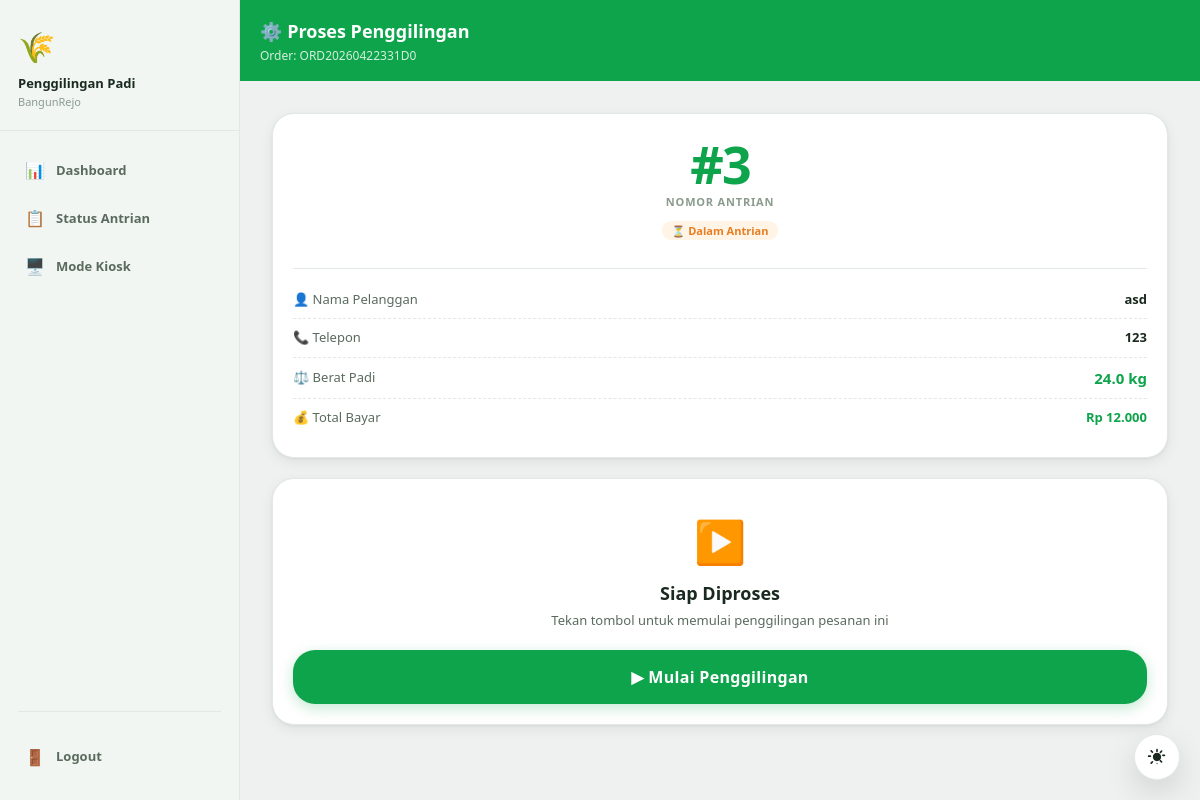
/proses_penggilingan.php?id=13 (signed in), run on the app's committed database.
### tables this page shows
CREATE TABLE pesanan (
        id                  INTEGER PRIMARY KEY AUTOINCREMENT,
        order_id            TEXT UNIQUE NOT NULL,
        nomor_antrian       INTEGER NOT NULL,
        nama_pelanggan      TEXT NOT NULL,
        nomor_telepon       TEXT NOT NULL,
        berat_padi          REAL NOT NULL DEFAULT 0,
        harga_per_kg        REAL NOT NULL DEFAULT 500,
        total_bayar         REAL NOT NULL DEFAULT 0,
        metode_bayar        TEXT DEFAULT 'cash',
        status              TEXT DEFAULT 'antrian',
        hasil_beras         REAL DEFAULT 0,
        hasil_dedak         REAL DEFAULT 0,
        estimasi_selesai    TEXT DEFAULT '',
        estimasi_menit      INTEGER DEFAULT 0,
        waktu_pesan         DATETIME DEFAULT CURRENT_TIMESTAMP,
        waktu_proses        DATETIME,
        waktu_selesai       DATETIME,
        waktu_diambil       DATETIME
    );

### proses_penggilingan.php (the view, shortened to what this page needs)
<?php
$db      = getDB();
$id      = intval($_GET['id'] ?? 0);
$pesanan = $db->query("SELECT * FROM pesanan WHERE id = $id")->fetch(PDO::FETCH_ASSOC);
?>
<!DOCTYPE html>
<html lang="id">
<head>
    <link rel="stylesheet" href="css/base.css">
    <link rel="stylesheet" href="css/proses_penggilingan.css">
</head>
<body>
<div class="app-wrapper layout-sidebar">
    <nav class="sidebar">
        <div class="sidebar-brand">
            <div class="sidebar-logo">🌾</div>
            <div class="sidebar-name">Penggilingan Padi</div>
            <div class="sidebar-sub">BangunRejo</div>
        </div>
        <div class="sidebar-nav">
            <a href="operator.php" class="sidebar-link ">
                <span class="sidebar-icon">📊</span> Dashboard
            </a>
            <a href="status_antrian.php" class="sidebar-link">
                <span class="sidebar-icon">📋</span> Status Antrian
            </a>
            <a href="index.php" class="sidebar-link">
                <span class="sidebar-icon">🖥️</span> Mode Kiosk
            </a>
        </div>
        <div class="sidebar-sep"></div>
        <div class="sidebar-footer">
            <a href="logout.php" class="sidebar-link">
                <span class="sidebar-icon">🚪</span> Logout
            </a>
        </div>
    </nav>
    <div class="main-area">
    <div class="top-bar">
        <h1>⚙️ Proses Penggilingan</h1>
        <div class="subtitle">Order: <?= $pesanan['order_id'] ?></div>
    </div>
    <div class="content">
        <div class="card">
            <div class="pg-antrian-hero">
                <div class="pg-antrian-num">#<?= $pesanan['nomor_antrian'] ?></div>
                <div class="pg-antrian-sub">Nomor Antrian</div>
                <?php
                $badges = [
                    'antrian' => ['badge-antrian', '⏳ Dalam Antrian'],
                    'proses'  => ['badge-proses',  '⚙️ Sedang Diproses'],
                    'selesai' => ['badge-selesai', '✅ Selesai'],
                ];
                [$bc, $bl] = $badges[$pesanan['status']] ?? ['badge-diambil', ucfirst($pesanan['status'])];
                ?>
                <span class="badge <?= $bc ?> pg-status-badge"><?= $bl ?></span>
            </div>
            <div class="divider"></div>
            <div class="detail-list">
                <div class="detail-row">
                    <span class="detail-label">👤 Nama Pelanggan</span>
                    <span class="detail-value"><?= htmlspecialchars($pesanan['nama_pelanggan']) ?></span>
                </div>
                <div class="detail-row">
                    <span class="detail-label">📞 Telepon</span>
                    <span class="detail-value"><?= htmlspecialchars($pesanan['nomor_telepon']) ?></span>
                </div>
                <div class="detail-row">
                    <span class="detail-label">⚖️ Berat Padi</span>
                    <span class="detail-value pg-berat-val"><?= number_format($pesanan['berat_padi'], 1) ?> kg</span>
                </div>
                <div class="detail-row">
                    <span class="detail-label">💰 Total Bayar</span>
                    <span class="detail-value detail-value-green">Rp <?= number_format($pesanan['total_bayar'], 0, ',', '.') ?></span>
                </div>
            </div>
        </div>
        <?php if ($pesanan['status'] === 'antrian'): ?>
        <div class="card pg-action-card">
            <div class="pg-mulai-center">
                <div class="pg-mulai-icon">▶️</div>
                <h3 class="pg-mulai-title">Siap Diproses</h3>
                <p class="pg-mulai-desc">Tekan tombol untuk memulai penggilingan pesanan ini</p>
            </div>
            <form method="POST">
                <button type="submit" class="btn btn-primary btn-block pg-btn-mulai">
                    ▶ Mulai Penggilingan
                </button>
            </form>
        </div>
        <?php endif; ?>
    </div>
</div>
</body>
</html>

### css/proses_penggilingan.css (style rules this page uses)
.pg-antrian-hero { text-align: center; padding: 4px 0 16px; display: flex; flex-direction: column; align-items: center; gap: 4px; }
.pg-antrian-num { font-size: 52px; font-weight: 900; color: var(--clr-primary); line-height: 1; letter-spacing: -2px; }
.pg-antrian-sub { font-size: 11px; font-weight: 700; color: var(--clr-text-3); text-transform: uppercase; letter-spacing: .8px; }
.pg-status-badge { margin-top: 6px; }
.pg-berat-val { font-size: 15px; font-weight: 900; color: var(--clr-primary); }
.pg-action-card { display: flex; flex-direction: column; gap: 16px; }
.pg-mulai-center { text-align: center; padding: 10px 0 4px; }
.pg-mulai-icon { font-size: 42px; margin-bottom: 8px; }
.pg-mulai-title { font-size: 18px; font-weight: 800; margin-bottom: 4px; }
.pg-mulai-desc { font-size: 13px; color: var(--clr-text-2); }
.pg-btn-mulai { padding: 16px; font-size: 16px; font-weight: 800; letter-spacing: .3px; border-radius: var(--radius-xl); }

### data on the page
pesanan: order "ORD20260422331D0", nomor_antrian "3", nama_pelanggan "asd", nomor_telepon "123", berat_padi "24.0", total_bayar "12.000"

### other printed values
$bl "⏳ Dalam Antrian"
